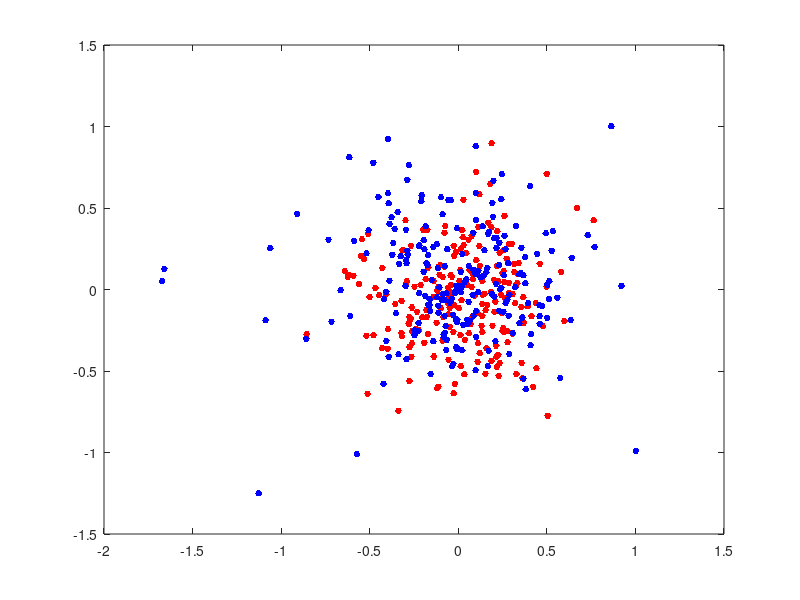

Write the MATLAB code that produced this figure. (Note: this script raises an error after producing the figure.)
load scz_geneset_example.mat
n0=size(Zctl,1);
n1=size(Zscz,1);
dizgroup=[-1*ones(n0,1);ones(n1,1)];
X=[Zctl; Zscz];
[~,s]=pca(X,'NumComponents',2);
data1=s(dizgroup==-1,:);
data2=s(dizgroup==1,:);
%%
% openExample('stats/NonlinearClassifierWithGaussianKernelExample')

figure;
plot(data1(:,1),data1(:,2),'r.','MarkerSize',15)
hold on
plot(data2(:,1),data2(:,2),'b.','MarkerSize',15)
ezpolar(@(x)1);ezpolar(@(x)2);
axis equal
hold off

data3 = [data1;data2];
theclass=dizgroup;

%Train the SVM Classifier
cl = fitcsvm(data3,theclass,'KernelFunction','rbf',...
    'BoxConstraint',Inf,'ClassNames',[-1,1]);

% Predict scores over the grid
d = 0.02;
[x1Grid,x2Grid] = meshgrid(min(data3(:,1)):d:max(data3(:,1)),...
    min(data3(:,2)):d:max(data3(:,2)));
xGrid = [x1Grid(:),x2Grid(:)];
[~,scores] = predict(cl,xGrid);

% Plot the data and the decision boundary
figure;
h(1:2) = gscatter(data3(:,1),data3(:,2),theclass,'rb','.');
hold on
ezpolar(@(x)1);
h(3) = plot(data3(cl.IsSupportVector,1),data3(cl.IsSupportVector,2),'ko');
contour(x1Grid,x2Grid,reshape(scores(:,2),size(x1Grid)),[0 0],'k');
legend(h,{'-1','+1','Support Vectors'});
axis equal
hold off



cl2 = fitcsvm(data3,theclass,'KernelFunction','rbf');
[~,scores2] = predict(cl2,xGrid);

figure;
h(1:2) = gscatter(data3(:,1),data3(:,2),theclass,'rb','.');
hold on
ezpolar(@(x)1);
h(3) = plot(data3(cl2.IsSupportVector,1),data3(cl2.IsSupportVector,2),'ko');
contour(x1Grid,x2Grid,reshape(scores2(:,2),size(x1Grid)),[0 0],'k');
legend(h,{'-1','+1','Support Vectors'});
axis equal
hold off


